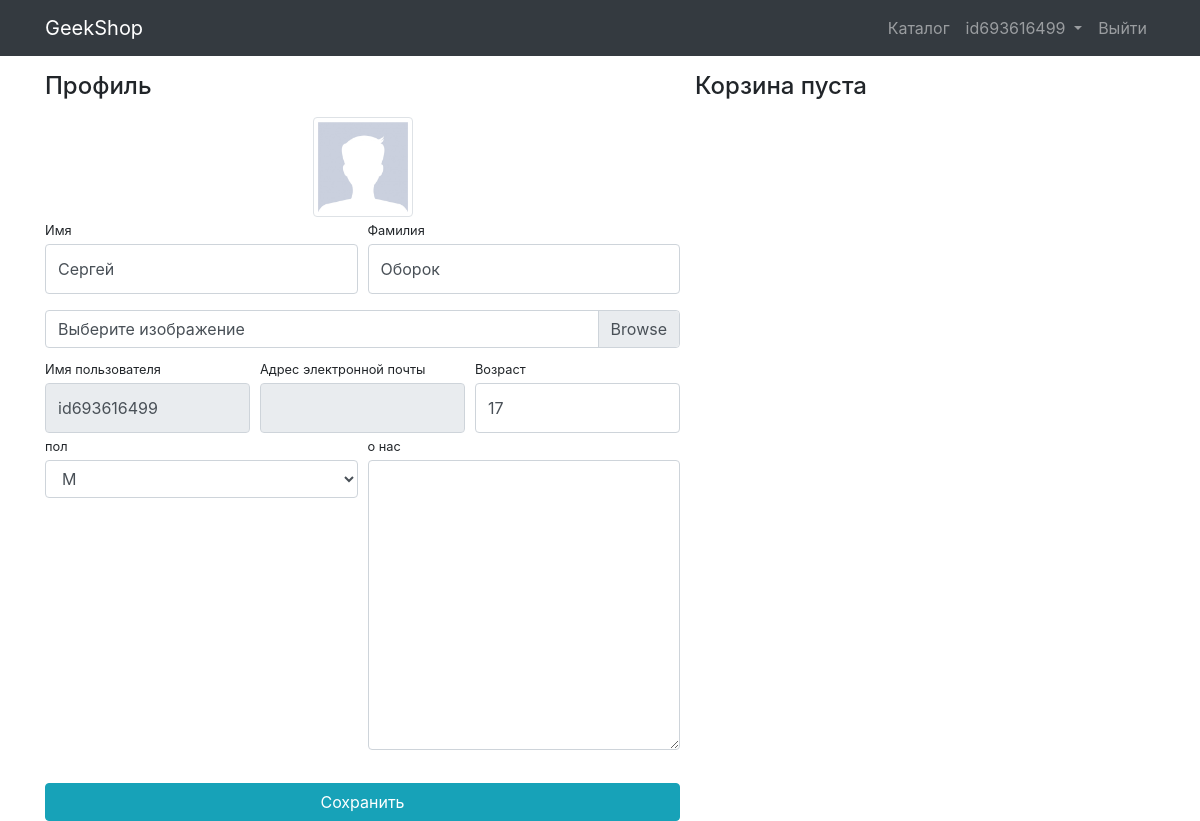
The app's page /authapp/profile/ (signed in) with its own data.
### authapp/models.py (models this page shows, shortened)
class User(AbstractUser):
    image = models.ImageField(upload_to="users_image", blank=True)
    age = models.PositiveIntegerField(default=18)
    activation_key = models.CharField(max_length=128, blank=True)
    activation_key_expires = models.DateTimeField(auto_now=True, blank=True, null=True)

class UserProfile(models.Model):
    MALE = "М"
    FEMALE = "W"
    GENDER_CHOICES = (
        (MALE, "М"),
        (FEMALE, "Ж"),
    )
    user = models.OneToOneField(User, unique=True, null=True, db_index=True, on_delete=models.CASCADE)
    about = models.TextField(verbose_name="о себе", blank=True, null=False)
    gender = models.CharField(verbose_name="пол", choices=GENDER_CHOICES, blank=True, max_length=2)

### authapp/views.py (the view, shortened to what this page needs)
# urls.py: path("profile/", ProfileFormView.as_view(), name="profile"),
class ProfileFormView(UpdateView, BaseClassContextMixin, UserDispatchMixin):
    template_name = "authapp/profile.html"
    form_class = UserProfileForm
    success_url = reverse_lazy("authapp:profile")
    title = "Geekshop |  Профайл"
    def get_context_data(self, **kwargs):
        context = super(ProfileFormView, self).get_context_data()
        context["profile"] = UserProfileEditForm(instance=self.request.user.userprofile)
        return context
    def get_object(self, queryset=None):
        return User.objects.get(id=self.request.user.pk)

### authapp/forms.py
class UserProfileForm(UserChangeForm):
    image = forms.ImageField(widget=forms.FileInput(), required=False)
    age = forms.IntegerField(widget=forms.NumberInput(), required=False)
    class Meta:
        model = User
        fields = ("username", "last_name", "first_name", "email", "image", "age")
    def __init__(self, *args, **kwargs):
        super(UserProfileForm, self).__init__(*args, **kwargs)
        self.fields["username"].widget.attrs["readonly"] = True
        self.fields["email"].widget.attrs["readonly"] = True
        for field_name, field in self.fields.items():
            field.widget.attrs["class"] = "form-control py-4"
        self.fields["image"].widget.attrs["class"] = "custom-file-input"

class UserProfileEditForm(UserChangeForm):
    class Meta:
        model = UserProfile
        exclude = ("user",)
    def __init__(self, *args, **kwargs):
        super(UserProfileEditForm, self).__init__(*args, **kwargs)
        for field_name, field in self.fields.items():
            if field_name != "gender":
                field.widget.attrs["class"] = "form-control py-4"
            else:
                field.widget.attrs["class"] = "form-control"

### authapp/mixin.py (called while the page is built)
    def get_context_data(self, **kwargs):
        context = super(BaseClassContextMixin, self).get_context_data(**kwargs)
        context["title"] = self.title
        return context

    @method_decorator(user_passes_test(lambda u: u.is_authenticated))
    def dispatch(self, request, *args, **kwargs):
        return super(UserDispatchMixin, self).dispatch(request, *args, **kwargs)

### mainapp/context_processors.py (called while the page is built)
def basket(request):
    basket_list = []
    if request.user.is_authenticated:
        basket_list = Basket.objects.filter(user=request.user)
    return {"baskets": basket_list}

### authapp/templates/authapp/profile.html (shortened to what this page needs)
{% extends "mainapp/base.html" %}
{% load static %}
{% block css %}
  <link href="{% static "css/profile.css" %}" rel="stylesheet">
{% endblock %}
{% block content %}
<div class="container">
    <div class="row">
        <div class="col-lg-7">
            <h4 class="mt-3 mb-3">Профиль</h4>
            <div class="col-lg-12 text-center">
                <img width="100" height="100"
                     src="{% if user.image %} {{ user.image.url }} {% else %} {% static 'vendor/img/users/default_avatar.jpg' %} {% endif %}"
                     class="img-thumbnail">
            </div>
            <form action="{% url 'authapp:profile' %}" method="post" enctype="multipart/form-data">
                <div class="form-row">
                    <div class="col-lg-6">
                        <div class="form-group">
                            <label class="small mb-1" for="{{ form.first_name.id_for_label }}">Имя</label>
                            {{ form.first_name }}
                        </div>
                    </div>
                    <div class="col-lg-6">
                        <div class="form-group">
                            <label class="small mb-1" for="{{ form.last_name.id_for_label }}">Фамилия</label>
                            {{ form.last_name }}
                        </div>
                    </div>
                </div>
                <div class="form-row mb-2">
                    <div class="col-lg-12">
                        <div class="custom-file">
                            <label class="custom-file-label" for="{{ form.image.id_for_label }}">Выберите изображение</label>
                        </div>
                    </div>
                </div>
                <div class="form-row">
                    <div class="col-lg-4">
                        <label class="small mb-1" for="{{ form.username.id_for_label }}">Имя пользователя</label>
                        {{ form.username }}
                    </div>
                    <div class="col-lg-4">
                        <label class="small mb-1" for="{{ form.email.id_for_label }}">Адрес электронной
                            почты</label>
                        {{ form.email }}
                    </div>
                    <div class="col-lg-4">
                        <label class="small mb-1" for="{{ form.age.id_for_label }}">Возраст</label>
                        {{ form.age }}
                    </div>
                </div>
                <div class="form-row">
                    <div class="col-lg-6">
                        <label class="small mb-1" for="{{ profile.gender.id_for_label }}">пол</label>
                        {{ profile.gender }}
                    </div>
                    <div class="col-lg-6">
                        <label class="small mb-1" for="{{ profile.about.id_for_label }}">о нас</label>
                        {{ profile.about }}
                    </div>
                </div>
                <div class="form-row">
                    <div class="col-lg-12" style="margin-top: 33px;">
                        <input class="btn btn-info btn-block" type="submit" value="Сохранить">
                    </div>
                </div>
            </form>
        </div>
        {% include "basket/basket.html" %}
    </div>
</div>
{% endblock %}

### mainapp/templates/mainapp/base.html (shortened to what this page needs)
{% load static %}
<!DOCTYPE html>
<html lang="en">
<head>
  <link href="{% static "vendor/bootstrap/css/bootstrap.min.css" %}" rel="stylesheet">
  {% block css %}
  {% endblock %}
</head>
<body>
  <nav class="navbar navbar-expand-lg navbar-dark bg-dark fixed-top">
    <div class="container">
      <a class="navbar-brand" href="{% url "index" %}">GeekShop</a>
      <div class="collapse navbar-collapse" id="navbarResponsive">
        <ul class="navbar-nav ml-auto">
          <li class="nav-item">
            <a class="nav-link" href="{% url 'mainapp:products' %}">Каталог  </a>
          </li>
          {% if not user.is_authenticated %}
            <li class="nav-item">
              <a class="nav-link" href="{% url 'authapp:login' %}">Войти <i class="fas fa-sign-in-alt"></i></a>
            </li>
          {% else %}
            <li class="nav-item">
              <div class="dropdown">
                <a class="nav-link dropdown-toggle" href="" data-toggle="dropdown">
                  {{ user.username|default:'Пользователь' }}
                </a>
              </div>
            </li>
            <li class="nav-item">
              <a class="nav-link" href="{% url 'authapp:logout' %}">Выйти </a>
            </li>
          {% endif %}
        </ul>
      </div>
    </div>
  </nav>
  {% block content %}
  {% endblock %}
</body>
</html>

### static/css/profile.css (style rules this page uses)
body { padding-top: 56px; }

### records on screen
User: username "id693616499", first_name "Сергей", last_name "Оборок", age "17"
UserProfile: gender "М"
